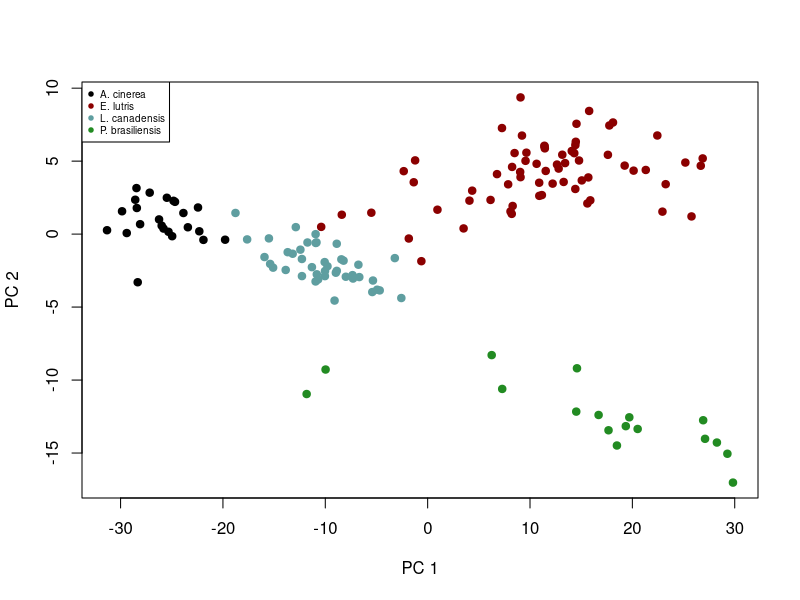
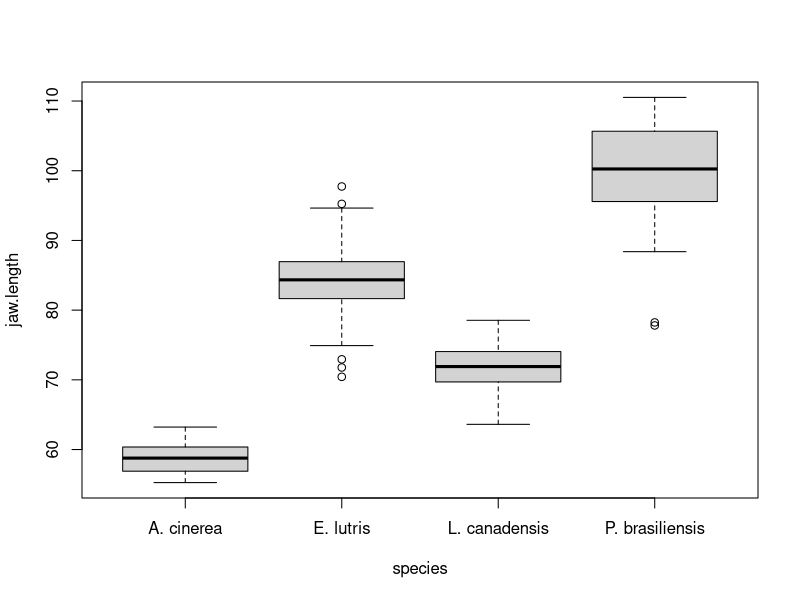
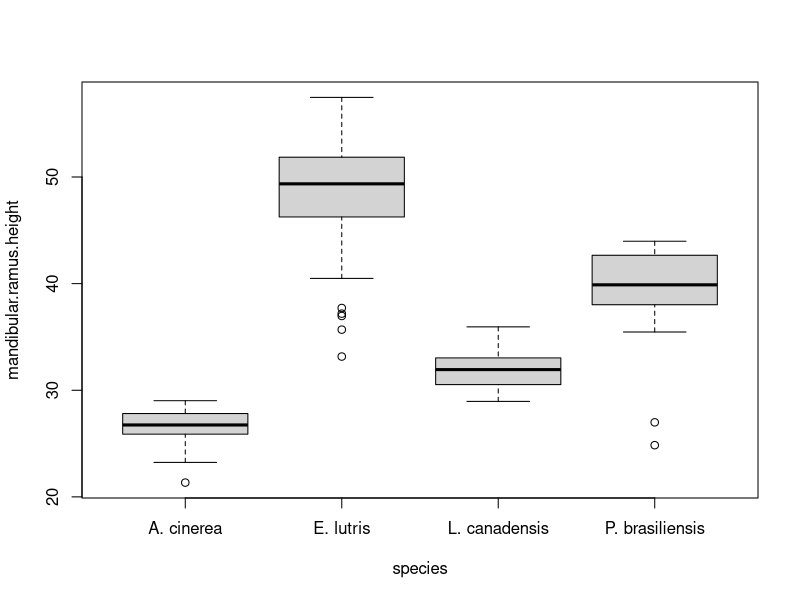
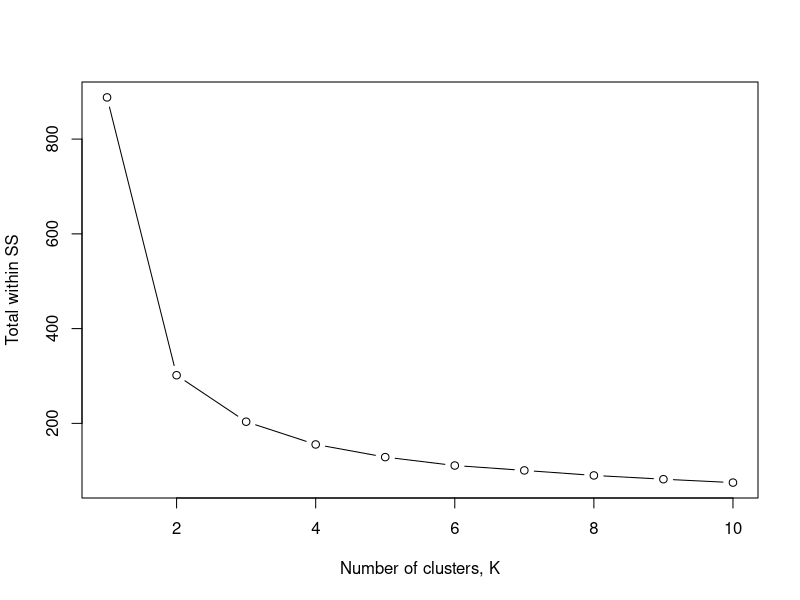

These figures' R source, in order:
## ---- chunk 1
otter <- read.csv(file = "data/otter-mandible-data.csv", header = TRUE)
otter <- na.omit(otter)
## ---- chunk 2
pca.fit <- prcomp(x = otter[, -1])
species <- unique(otter$species)
legend.cols <- c("black", "darkred", "cadetblue", "forestgreen")
pt.cols <- rep(x = legend.cols[1], length = nrow(otter))
pt.cols[otter$species == species[2]] <- legend.cols[2]
pt.cols[otter$species == species[3]] <- legend.cols[3]
pt.cols[otter$species == species[4]] <- legend.cols[4]
plot(x = pca.fit$x[, 1],
     y = pca.fit$x[, 2],
     xlab = "PC 1",
     ylab = "PC 2",
     pch = 19,
     col = pt.cols)
legend("topleft", legend = species, pch = 19, col = legend.cols, cex = 0.6)

boxplot(formula = jaw.length ~ species, data = otter)
boxplot(formula = mandibular.ramus.height ~ species, data = otter)
## ---- chunk 3
# Scale data & drop species column
otter.scaled <- scale(x = otter[, -1])
wss <- numeric(10)
for (i in 1:10) {
  kmeans.fit <- kmeans(x = otter.scaled, centers = i, nstart = 10)
  wss[i] <- kmeans.fit$tot.withinss
}
plot(x = c(1:length(wss)), y = wss, xlab = "Number of clusters, K", ylab = "Total within SS", type = "b")

# Percentage of variance explained is the ratio of the between-group variance to the total 
# variance, also known as an F-test. A slight variation of this method plots the curvature 
# of the within group variance. https://en.wikipedia.org/wiki/Determining_the_number_of_clusters_in_a_data_set
# 

## ---- chunk 4

## ---- chunk 5
# Advanced
## ---- chunk 6
# Run kmeans again for K = 4, to get clustering info
otter.k.4 <- kmeans(x = otter.scaled, centers = 4, nstart = 10)
otter.clusters <- data.frame(otter, cluster = otter.k.4$cluster)
assignments <- table(otter.clusters$species, otter.clusters$cluster)
assignments
